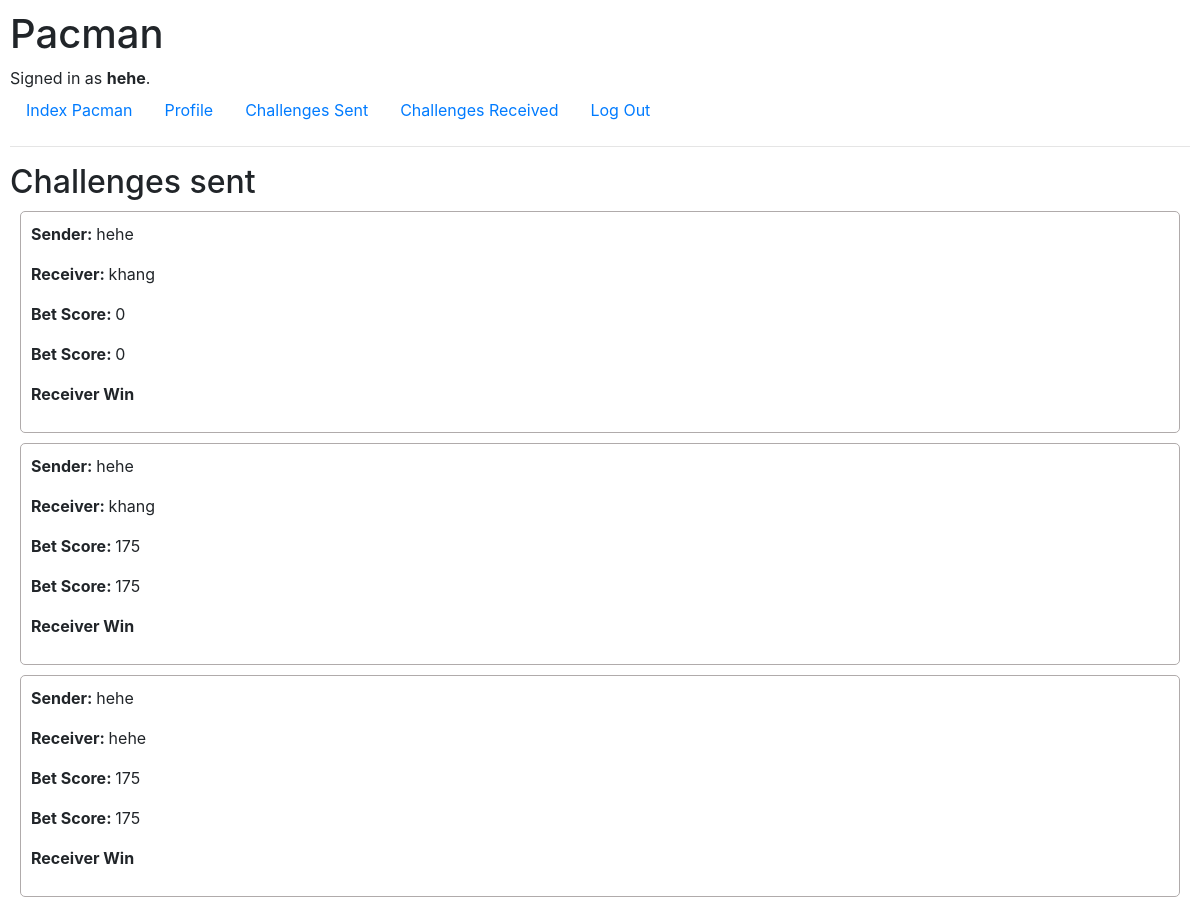
Screenshot of /challenges/sent (signed in) with the database file from the repository.
### pacman/models.py (models this page shows)
class User(AbstractUser):
    score = models.IntegerField(default = 0)
    challenge_sent = models.IntegerField(default = 0)
    challenge_win = models.IntegerField(default = 0)

class Challenges(models.Model):
    sender = models.ForeignKey("User", on_delete = models.CASCADE, related_name = "challenge_sender")
    receiver = models.ForeignKey("User", on_delete = models.CASCADE, related_name = "challenge_receiver")
    timestamp = models.DateTimeField(auto_now_add = True)
    bet_score = models.IntegerField()
    sender_win = models.BooleanField()
    finalized = models.BooleanField()

### pacman/views.py (the view)
# urls.py: path("challenges/<str:mode>", views.get_challenge, name="getChallenge"),
@login_required
def get_challenge(request, mode):
    challenges = None
    if mode == "sent":
        challenges = Challenges.objects.filter(sender = request.user).order_by("-timestamp").all()
    elif mode == "received":
        challenges = Challenges.objects.filter(receiver = request.user).order_by("-timestamp").all()
    print(challenges)
    return render(request, "pacman/challenge.html", {
        "mode": mode,
        "challenges": challenges
    })

### pacman/templates/pacman/challenge.html
{% extends "pacman/layout.html" %}
{% load static %}
{% block body %}
    <h2> Challenges {{mode}} </h2>
    {% for challenge in challenges %}
        <div class="challengeDiv">
            <p> <strong> Sender: </strong> {{challenge.sender.username}} </p>
            <p> <strong> Receiver: </strong> {{challenge.receiver.username}} </p>
            {% if mode == "sent" %}
                <p> <strong> Bet Score: </strong> {{challenge.bet_score}} </p>
            {% endif %}
            {% if not challenge.finalized %}
                {% if mode == "received" %}
                    <a href="/?accept=true&id={{challenge.id}}">
                        <button id="acceptButton" class="btn btn-primary">
                            Accept
                        </button>
                    </a>
                {% else %}
                    <p> <strong> Not attempted </strong></p>
                {% endif %}
            {% else %}
                <p> <strong> Bet Score: </strong> {{challenge.bet_score}} </p>
                {% if challenge.sender_win %}
                    <p> <strong> Sender Win </strong> </p>
                {% else %}
                    <p> <strong> Receiver Win </strong> </p>
                {% endif %}
            {% endif %}
        </div>
    {% endfor %}
{% endblock %}

### pacman/templates/pacman/layout.html (shortened to what this page needs)
{% load static %}
<!DOCTYPE html>
<html lang="en">
    <head>
        <link rel="stylesheet" href="https://stackpath.bootstrapcdn.com/bootstrap/4.4.1/css/bootstrap.min.css">
        <link href="{% static 'pacman/styles.css' %}" rel="stylesheet">
    </head>
    <body>
        <h1> Pacman </h1>
        <div>
            {% if user.is_authenticated %}
                Signed in as <strong>{{ user.username }}</strong>.
            {% else %}
                Not signed in.
            {% endif %}
        </div>
        <ul class="nav">
            <li class="nav-item">
                <a class="nav-link" href="{% url 'index' %}"> Index Pacman </a>
            </li>
            {% if user.is_authenticated %}
                <li class="nav-item">
                    <a class="nav-link" href="/profile"> Profile </a>
                </li>
                <li class="nav-item">
                    <a class="nav-link" href="/challenges/sent"> Challenges Sent </a>
                </li>
                <li class="nav-item">
                    <a class="nav-link" href="/challenges/received"> Challenges Received </a>
                </li>
                <li class="nav-item">
                    <a class="nav-link" href="{% url 'logout' %}">Log Out</a>
                </li>
            {% endif %}
        </ul>
        <hr>
        {% block body %}
        {% endblock %}
    </body>
</html>

### pacman/static/pacman/styles.css (style rules this page uses)
body { margin: 10px; }
.challengeDiv { margin: 10px; padding: 10px; border: solid 1px rgb(176, 171, 171); border-radius: 5px; }

### rows the page displays
User: username "hehe"
Challenges: sender.username "hehe", receiver.username "khang", bet_score "0", sender_win "Receiver Win"
Challenges: sender.username "hehe", receiver.username "khang", bet_score "175", sender_win "Receiver Win"
Challenges: sender.username "hehe", receiver.username "hehe", bet_score "175", sender_win "Receiver Win"

### other values shown
{{ mode }} "sent"
